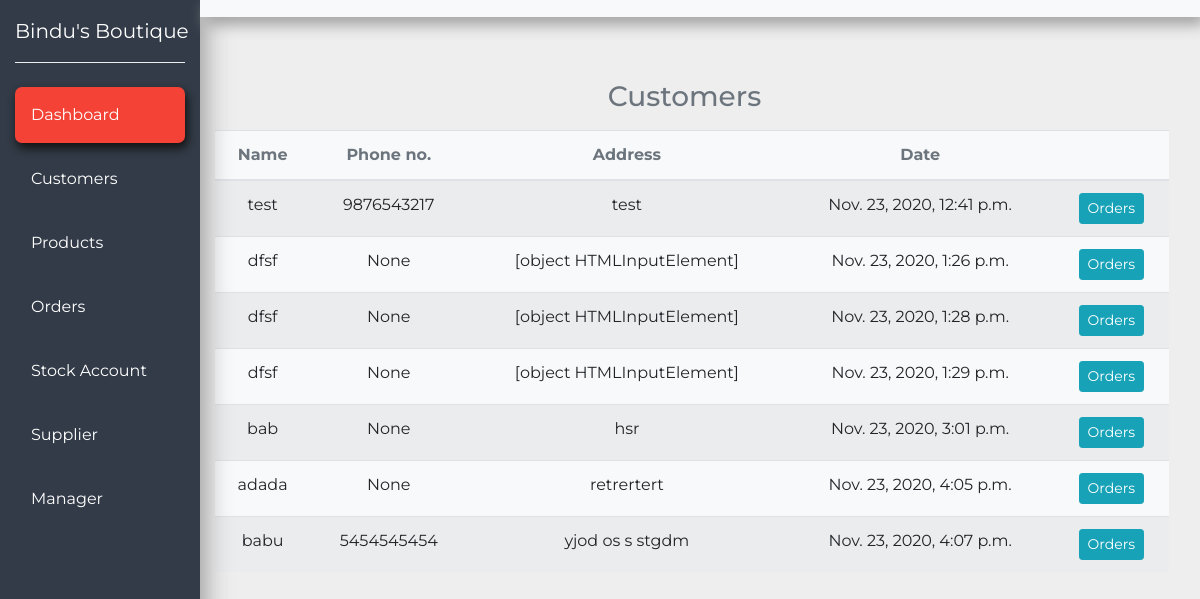
Before: /customers/ with the older database file.
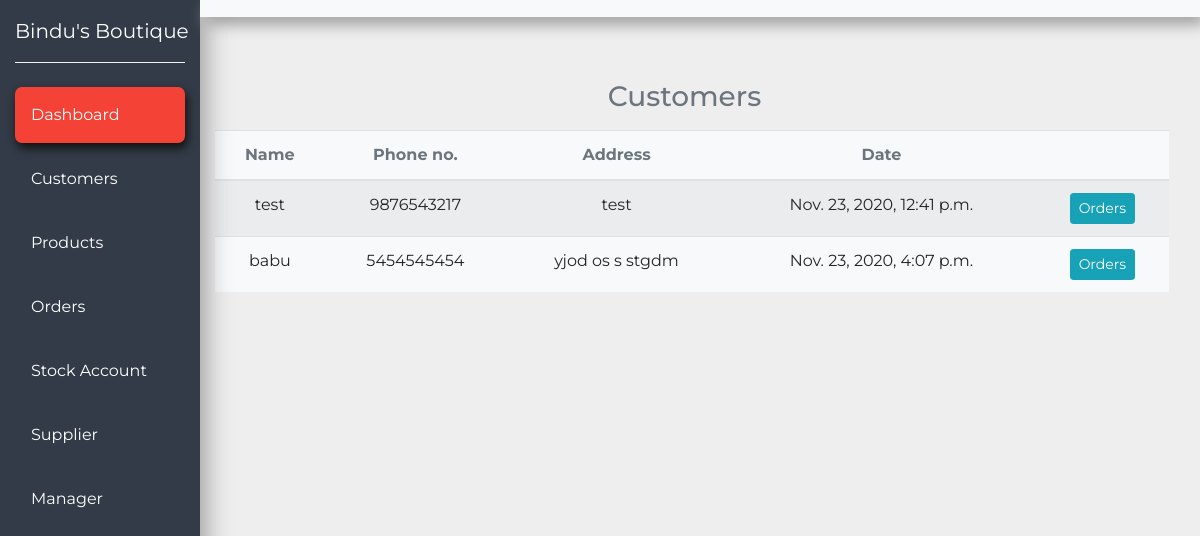
After: the same page with the newer database file.
### crm/models.py (models this page shows, shortened)
class Customer(models.Model):
    name = models.CharField(max_length=200, null=True)
    phone = models.CharField(max_length=200, null=True)
    address = models.CharField(max_length=200, null=True)
    date_created = models.DateTimeField(auto_now_add=True, null=True)

### crm/views.py (the view)
# urls.py: path('customers/', views.customers, name="customers"),
def customers(request):
    customers = Customer.objects.all()
    return render(request, 'crm/customers.html',{'customers' : customers})

### crm/templates/crm/customers.html (shortened to what this page needs)
{% extends 'crm/base.html'%}
{% block content %}
<section>
    <div class="container-fluid">
      <div class="row mb-5">
        <div class="col-xl-10 col-lg-9 col-md-8 ml-auto mt-5">
          <div class="row align-items-center">
            <div class="col mt-3 mr-3">
                <h3 class="text-muted text-center mb-3">Customers&nbsp;&nbsp;<a data-toggle="modal" href="#customerModal"></a></h3>
                <table class="table table-striped bg-light text-center">
                <thead>
                  <tr class="text-muted">
                    <th>Name</th>
                    <th>Phone no.</th>
                    <th>Address</th>
                    <th>Date</th>
                    <th></th>
                  </tr>
                </thead>
                <tbody>
                  {%  for customer in customers %}
                    <tr>
                      <td>{{customer.name}}</td>
                      <td>{{customer.phone}}</td>
                      <td>{{customer.address}}</td>
                      <td>{{customer.date_created}}</td>
                      <td><a href="{% url 'customer_detail' customer.id %}" class="btn btn-sm btn-info">Orders</a></td>
                    </tr>
                  {% endfor %}
                </tbody>
              </table>
            </div>
          </div>
        </div>
      </div>
    </div>
</section>
{% endblock %}

Changed rows visible on the page:
removed Customer: name "dfsf", phone "None", address "[object HTMLInputElement]", date_created "Nov. 23, 2020, 1:26 p.m."
removed Customer: name "dfsf", phone "None", address "[object HTMLInputElement]", date_created "Nov. 23, 2020, 1:28 p.m."
removed Customer: name "dfsf", phone "None", address "[object HTMLInputElement]", date_created "Nov. 23, 2020, 1:29 p.m."
removed Customer: name "bab", phone "None", address "hsr", date_created "Nov. 23, 2020, 3:01 p.m."
removed Customer: name "adada", phone "None", address "retrertert", date_created "Nov. 23, 2020, 4:05 p.m."
